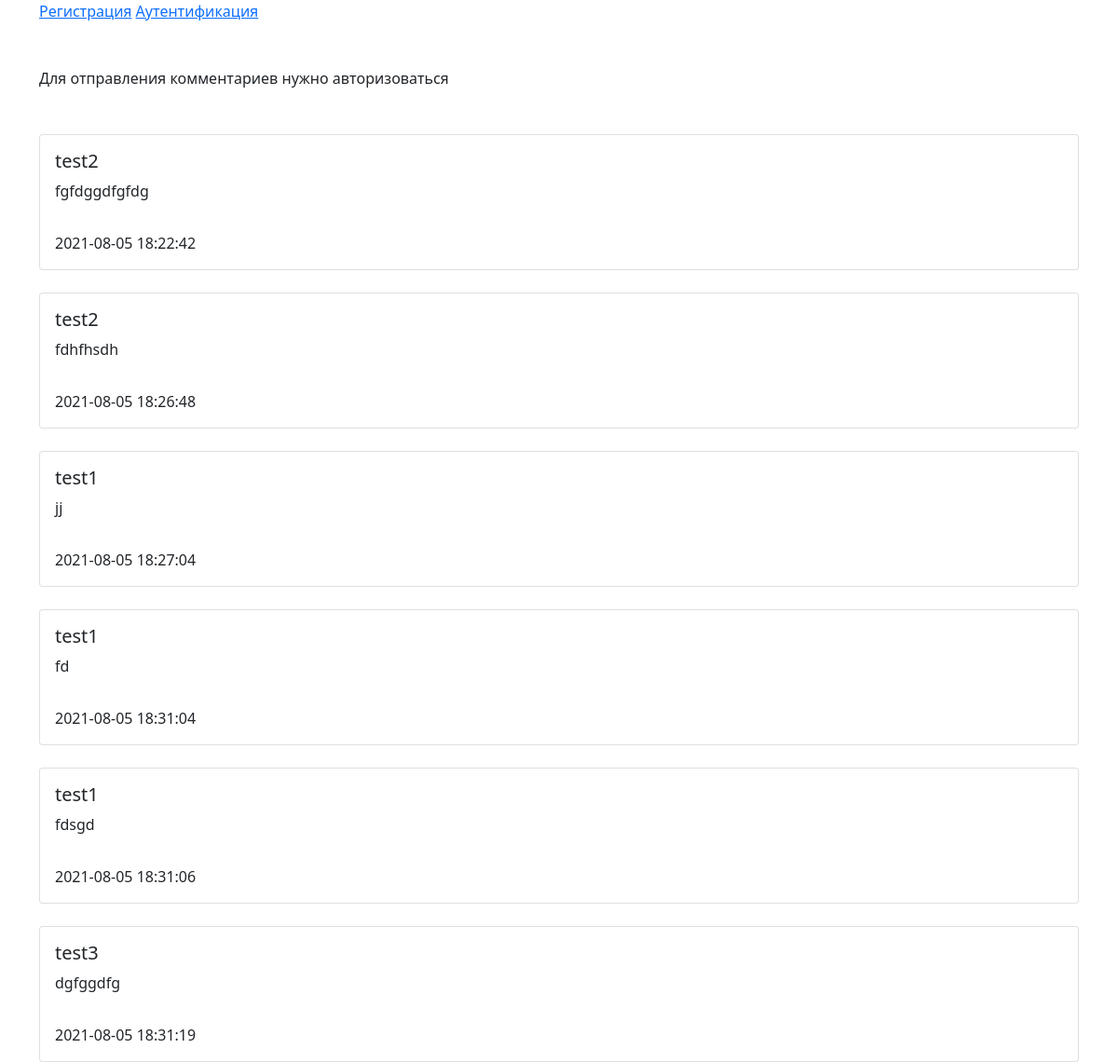
Before: / with the older database file.
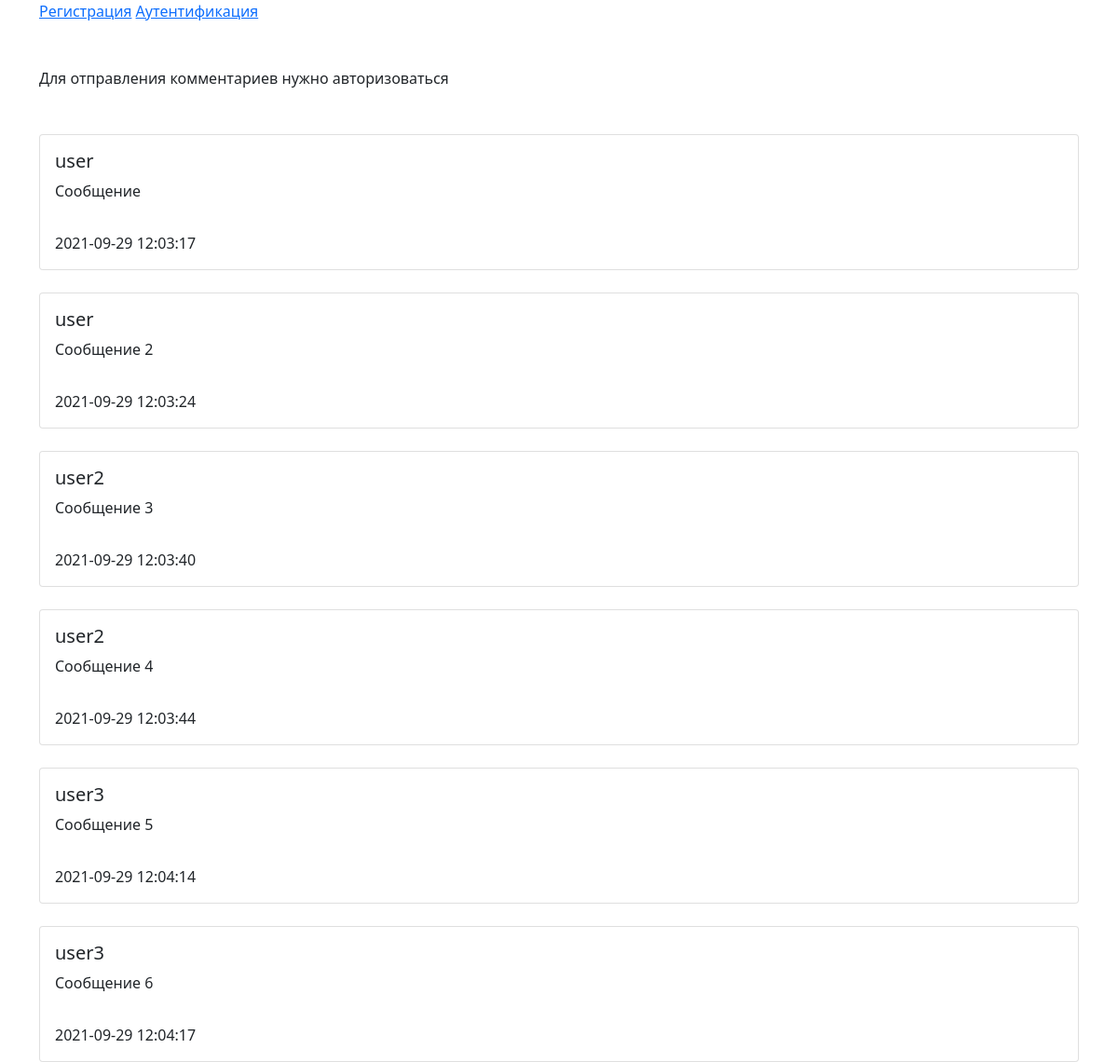
After: the same page with the newer database file.
### tables this page shows
CREATE TABLE `messages` (
  `id` int NOT NULL,
  `user_id` int NOT NULL,
  `text` text NOT NULL,
  `date` timestamp NOT NULL DEFAULT CURRENT_TIMESTAMP
);

CREATE TABLE `users` (
  `id` int NOT NULL,
  `login` varchar(255) NOT NULL,
  `password` varchar(255) NOT NULL
);

### db.php (called while the page is built, shortened)
<?php
function getDbConnection()
{
    $mysqli = mysqli_connect(DB['host'], DB['login'], DB['password'], DB['name']);
    return $mysqli;
}
function getMessages()
{
    $mysqli = getDbConnection();
    $result = mysqli_query($mysqli, MESSAGE_SELECT);
    return mysqli_query($mysqli, MESSAGE_SELECT);
}

### index.php (the view, shortened to what this page needs)
<?php
require_once("db.php");
$result = getMessages() ?>
<!doctype html>
<html lang="ru">
<head>
    <link href="https://cdn.jsdelivr.net/npm/bootstrap@5.1.0/dist/css/bootstrap.min.css" rel="stylesheet"
>
</head>
<body>
<div class="container">
    <div>
        <a href="signup.php" class="link-primary">Регистрация</a>
        <a href="auth.php" class="link-primary">Аутентификация</a>
    </div>
    <?php if (isset($_SESSION["login"])) { ?>
        <div class="mt-5">
            <h5>Вы авторизовались как</h5>
            <h4><?= $_SESSION["login"] ?></h4>
        </div>
        <form class="mt-4" method="post">
            <div class="form-group mt-4">
                <label for="text">Комментарий</label>
                <input type="text" class="form-control" id="text" name="text" placeholder="Введите комментарий">
            </div>
            <button type="submit" class="btn btn-primary mt-4">Отправить</button>
        </form>
    <?php } else { ?>
        <div class="mt-5">
            <p>Для отправления комментариев нужно авторизоваться</p>
        </div>
    <?php } ?>
    <div class="mt-5">
        <?php
        while ($row = mysqli_fetch_assoc($result)) { ?>
            <div class="card mt-4">
                <div class="card-body">
                    <h5 class="card-title"><?= $row['login'] ?></h5>
                    <p class="card-text"><?= $row['text'] ?></p>
                </div>
                <div class="card-body">
                    <p class="card-text"><?= $row['date'] ?></p>
                </div>
            </div>
        <?php } ?>
    </div>
</div>
</body>
</html>

Changed rows visible on the page:
removed messages: user.login "test2", text "fgfdggdfgfdg", date "2021-08-05 18:22:42"
removed messages: user.login "test2", text "fdhfhsdh", date "2021-08-05 18:26:48"
removed messages: user.login "test1", text "fd", date "2021-08-05 18:31:04"
removed messages: user.login "test1", text "fdsgd", date "2021-08-05 18:31:06"
removed messages: user.login "test3", text "dgfggdfg", date "2021-08-05 18:31:19"
added messages: user.login "user", text "Сообщение", date "2021-09-29 12:03:17"
added messages: user.login "user", text "Сообщение 2", date "2021-09-29 12:03:24"
added messages: user.login "user2", text "Сообщение 3", date "2021-09-29 12:03:40"
added messages: user.login "user2", text "Сообщение 4", date "2021-09-29 12:03:44"
added messages: user.login "user3", text "Сообщение 5", date "2021-09-29 12:04:14"
changed messages: user.login "test1" → "user3"; text "jj" → "Сообщение 6"; date "2021-08-05 18:27:04" → "2021-09-29 12:04:17"
